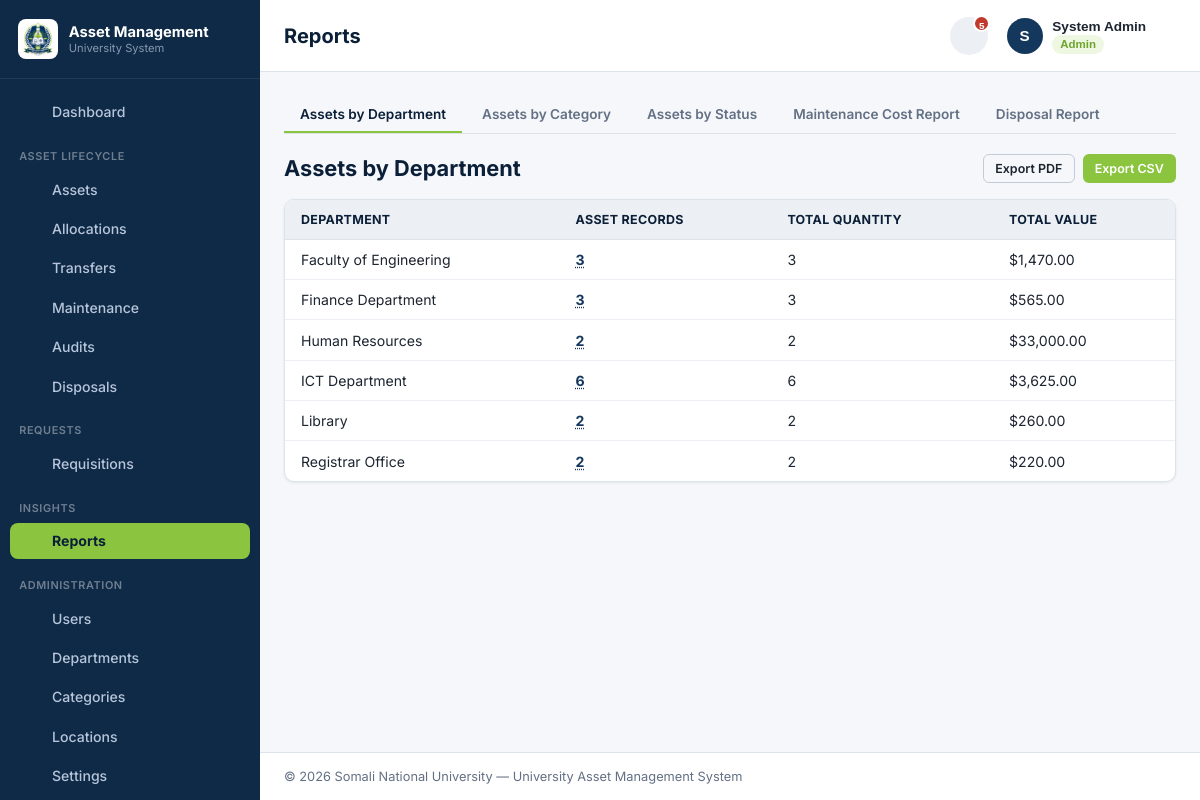
Page /modules/reports/index.php (signed in) on the committed database.
### tables this page shows
CREATE TABLE departments (
    department_id    INT AUTO_INCREMENT PRIMARY KEY,
    department_name  VARCHAR(100) NOT NULL,
    head_id           INT NULL,
    location          VARCHAR(150) NULL,
    created_at        TIMESTAMP NOT NULL DEFAULT CURRENT_TIMESTAMP,
    updated_at        TIMESTAMP NOT NULL DEFAULT CURRENT_TIMESTAMP ON UPDATE CURRENT_TIMESTAMP
);

### includes/i18n.php (called while the page is built, shortened)
<?php
function activeLanguage(): string
{
    return $GLOBALS['__lang'] ?? 'en';
}
function t(string $key): string
{
    static $strings = null;
    if ($strings === null) {
        $strings = require __DIR__ . '/i18n_strings.php';
    }
    $lang = activeLanguage();
    return $strings[$key][$lang] ?? $strings[$key]['en'] ?? $key;
}

### includes/bootstrap.php (called while the page is built, shortened)
<?php
require_once __DIR__ . '/../config/database.php';
require_once __DIR__ . '/auth.php';
require_once __DIR__ . '/functions.php';
require_once __DIR__ . '/i18n.php';
setActiveLanguage(getSetting($pdo, 'language', 'en'));

### includes/auth.php (called while the page is built, shortened)
<?php
function isLoggedIn(): bool
{
    return !empty($_SESSION['user_id']);
}
function currentUser(): ?array
{
    return [
        'user_id'        => $_SESSION['user_id'],
        'name'            => $_SESSION['name'],
        'email'            => $_SESSION['email'],
        'username'          => $_SESSION['username'] ?? null,
        'profile_picture'    => $_SESSION['profile_picture'] ?? null,
        'role_id'          => $_SESSION['role_id'],
        'role_name'         => $_SESSION['role_name'],
        'department_id'      => $_SESSION['department_id'],
        'department_name'     => $_SESSION['department_name'],
    ];
}
function hasRole(array $roles): bool
{
    return isLoggedIn() && in_array($_SESSION['role_name'], $roles, true);
}

### modules/reports/index.php (the view, shortened to what this page needs)
<?php
require_once __DIR__ . '/../../includes/bootstrap.php';
$isHead = hasRole([ROLE_HEAD]);
$deptId = $_SESSION['department_id'];
$report    = $_GET['report'] ?? 'by_department';
$rows = [];
if ($report === 'by_department') {
    $sql = "SELECT d.department_id, d.department_name, COUNT(a.asset_id) AS asset_count, COALESCE(SUM(a.quantity),0) AS total_quantity, COALESCE(SUM(a.quantity * a.purchase_cost),0) AS total_value
            FROM departments d LEFT JOIN assets a ON a.department_id = d.department_id
            " . ($isHead ? 'WHERE d.department_id = :dept' : '') . "
            GROUP BY d.department_id, d.department_name ORDER BY d.department_name";
    $stmt = $pdo->prepare($sql);
    $stmt->execute($isHead ? ['dept' => $deptId] : []);
    $rows = $stmt->fetchAll();
}
function renderAssetCountTrigger(string $modalId, int $count): string
{
    return '<button type="button" class="link-count" data-modal-target="' . e($modalId) . '">' . $count . '</button>';
}
$reportLabels = [
    'by_department'    => 'Assets by Department',
    'by_category'      => 'Assets by Category',
    'by_status'        => 'Assets by Status',
    'maintenance_cost' => 'Maintenance Cost Report',
    'disposals'         => 'Disposal Report',
];
$pageTitle  = 'Reports';
$activeMenu = 'reports';
include __DIR__ . '/../../includes/layout/header.php';
?>
<div class="tabs">
    <?php foreach ($reportLabels as $key => $label): ?>
        <a class="tab-link <?= $report === $key ? 'active' : '' ?>" style="text-decoration:none;"
           href="?report=<?= $key ?>"><?= e($label) ?></a>
    <?php endforeach; ?>
</div>
<div class="card-header">
    <h2 style="margin:0;"><?= e($reportLabels[$report]) ?></h2>
    <div class="d-flex gap-1">
        <a class="btn btn-outline btn-sm" href="<?= APP_URL ?>/modules/reports/export_pdf.php?<?= http_build_query($_GET) ?>">Export PDF</a>
        <a class="btn btn-accent btn-sm" href="<?= APP_URL ?>/modules/reports/export_csv.php?<?= http_build_query($_GET) ?>">Export CSV</a>
    </div>
</div>
<div class="table-wrap">
<table>
    <?php if ($report === 'by_department'): ?>
        <thead><tr><th>Department</th><th>Asset Records</th><th>Total Quantity</th><th>Total Value</th></tr></thead>
        <tbody>
        <?php foreach ($rows as $r): ?>
            <?php
                $deptCount = (int) $r['asset_count'];
                $deptModalId = 'assetsModal_by_department_' . $r['department_id'];
                $deptRowAttrs = $deptCount > 0 ? ' class="row-clickable" data-modal-target="' . e($deptModalId) . '"' : '';
            ?>
            <tr<?= $deptRowAttrs ?>>
                <td><?= e($r['department_name']) ?></td>
                <td><?= renderAssetCountTrigger($deptModalId, $deptCount) ?></td>
                <td><?= (int) $r['total_quantity'] ?></td>
                <td><?= formatMoney($r['total_value']) ?></td>
            </tr>
        <?php endforeach; ?>
        </tbody>
    <?php endif; ?>
</table>
</div>
<?php include __DIR__ . '/../../includes/layout/footer.php'; ?>

### includes/layout/header.php (shortened to what this page needs)
<?php
$pageTitle  = $pageTitle ?? APP_NAME;
$activeMenu = $activeMenu ?? '';
$user       = currentUser();
$uniName    = isset($pdo) ? getSetting($pdo, 'university_name', 'Somali National University') : 'Somali National University';
$theme      = isset($pdo) ? getSetting($pdo, 'theme', 'light') : 'light';
$pendingAlerts = isset($pdo) ? getPendingAlerts($pdo) : [];
$pendingAlertTotal = array_sum(array_column($pendingAlerts, 'count'));
$unreadNotificationCount = ($user && isset($pdo)) ? getUnreadNotificationCount($pdo, (int) $user['user_id']) : 0;
$bellTotal = $pendingAlertTotal + $unreadNotificationCount;
?>
<!DOCTYPE html>
<html lang="<?= e(activeLanguage()) ?>">
<head>
<link rel="stylesheet" href="<?= APP_URL ?>/static/css/style.css?v=<?= filemtime(APP_ROOT . '/static/css/style.css') ?>">
</head>
<body class="theme-<?= e($theme) ?>">
<div class="app-shell">
    <?php include __DIR__ . '/sidebar.php'; ?>
    <div class="app-main">
        <header class="topbar">
            <h1 class="page-title"><?= e($pageTitle) ?></h1>
            <div class="topbar-user">
                <div class="topbar-dropdown">
                    <button type="button" class="topbar-bell" aria-label="<?= e(t('topbar.notifications')) ?>" data-dropdown-toggle="alertsMenu">
                        <?= icon('bell') ?>
                        <?php if ($bellTotal > 0): ?><span class="topbar-bell-badge"><?= $bellTotal > 9 ? '9+' : $bellTotal ?></span><?php endif; ?>
                    </button>
                </div>
                <div class="topbar-dropdown">
                    <button type="button" class="topbar-user-btn" data-dropdown-toggle="userMenu">
                        <?php if (!empty($user['profile_picture'])): ?>
                            <img class="topbar-avatar topbar-avatar-img" src="<?= e($user['profile_picture']) ?>" alt="">
                        <?php else: ?>
                            <span class="topbar-avatar"><?= e(mb_strtoupper(mb_substr($user['name'] ?? 'A', 0, 1))) ?></span>
                        <?php endif; ?>
                        <span class="topbar-user-info">
                            <span class="topbar-user-name"><?= e($user['name'] ?? 'Account') ?></span>
                            <span class="topbar-role"><?= e($user['role_name'] ?? '') ?></span>
                        </span>
                        <span class="caret"><?= icon('chevron-down') ?></span>
                    </button>
                </div>
            </div>
        </header>
        <main class="content">

### includes/layout/sidebar.php
<?php
$role = $_SESSION['role_name'] ?? '';
$sidebarLogo = isset($pdo) ? appLogoUrl($pdo) : APP_URL . '/static/images/logo.webp';
function navItem(string $key, string $label, string $href, string $iconName, string $activeMenu): string
{
    $active = $key === $activeMenu ? ' active' : '';
    return '<a class="nav-item' . $active . '" href="' . $href . '"><span class="nav-icon">' . icon($iconName) . '</span><span class="nav-label">' . e($label) . '</span></a>';
}
?>
<aside class="sidebar" id="sidebar">
    <div class="sidebar-brand">
        <img class="brand-mark" src="<?= e($sidebarLogo) ?>" alt="<?= e($uniName ?? 'University') ?> logo">
        <span class="brand-text-group">
            <span class="brand-text"><?= e(t('brand.title')) ?></span>
            <span class="brand-subtext"><?= e(t('brand.subtitle')) ?></span>
        </span>
    </div>
    <nav class="sidebar-nav">
        <?= navItem('dashboard', t('nav.dashboard'), APP_URL . '/modules/dashboard/index.php', 'dashboard', $activeMenu) ?>
        <div class="nav-section-label"><?= e(t('nav.section.assets')) ?></div>
        <?= navItem('assets', t('nav.assets'), APP_URL . '/modules/assets/list.php', 'assets', $activeMenu) ?>
        <?= navItem('assigned', t('nav.assigned'), APP_URL . '/modules/assigned/list.php', 'allocations', $activeMenu) ?>
        <?= navItem('transfers', t('nav.transfers'), APP_URL . '/modules/transfers/list.php', 'transfers', $activeMenu) ?>
        <?= navItem('maintenance', t('nav.maintenance'), APP_URL . '/modules/maintenance/list.php', 'maintenance', $activeMenu) ?>
        <?= navItem('audits', t('nav.audits'), APP_URL . '/modules/audits/list.php', 'audits', $activeMenu) ?>
        <?= navItem('disposals', t('nav.disposals'), APP_URL . '/modules/disposals/list.php', 'disposals', $activeMenu) ?>
        <div class="nav-section-label"><?= e(t('nav.section.requests')) ?></div>
        <?= navItem('requisitions', t('nav.requisitions'), APP_URL . '/modules/requisitions/list.php', 'requisitions', $activeMenu) ?>
        <div class="nav-section-label"><?= e(t('nav.section.insights')) ?></div>
        <?= navItem('reports', t('nav.reports'), APP_URL . '/modules/reports/index.php', 'reports', $activeMenu) ?>
        <?php if ($role === ROLE_ADMIN): ?>
        <div class="nav-section-label"><?= e(t('nav.section.admin')) ?></div>
        <?= navItem('users', t('nav.users'), APP_URL . '/modules/users/list.php', 'users', $activeMenu) ?>
        <?= navItem('departments', t('nav.departments'), APP_URL . '/modules/departments/list.php', 'departments', $activeMenu) ?>
        <?= navItem('categories', t('nav.categories'), APP_URL . '/modules/categories/list.php', 'categories', $activeMenu) ?>
        <?= navItem('locations', t('nav.locations'), APP_URL . '/modules/locations/list.php', 'locations', $activeMenu) ?>
        <?= navItem('settings', t('nav.settings'), APP_URL . '/modules/settings/index.php', 'settings', $activeMenu) ?>
        <?php endif; ?>
    </nav>
</aside>

### includes/functions.php (shortened to what this page needs)
<?php
function e($value): string
{
    return htmlspecialchars((string) $value, ENT_QUOTES, 'UTF-8');
}
function formatMoney($amount): string
{
    return '$' . number_format((float) $amount, 2);
}
function icon(string $name, string $class = ''): string
{
    $path = $paths[$name] ?? '';
    return '<svg class="icon ' . e($class) . '" viewBox="0 0 24 24" fill="none" stroke="currentColor" stroke-width="1.8" stroke-linecap="round" stroke-linejoin="round" aria-hidden="true">' . $path . '</svg>';
}
function appLogoUrl(PDO $pdo): string
{
    $logoPath = getSetting($pdo, 'logo_path', '');
    return $logoPath !== '' ? $logoPath : APP_URL . '/static/images/logo.webp';
}
function getPendingAlerts(PDO $pdo): array
{
    $alerts = [];
    $isHead = hasRole([ROLE_HEAD]);
    $deptId = $_SESSION['department_id'] ?? null;
    $plural = fn (int $count) => (activeLanguage() === 'en' && $count !== 1) ? 's' : '';
    if ($isHead) {
        $stmt = $pdo->prepare(
            "SELECT COUNT(*) FROM asset_maintenance m JOIN assets a ON a.asset_id = m.asset_id
             WHERE m.status IN ('pending','in_progress') AND a.department_id = :dept"
        );
        $stmt->execute(['dept' => $deptId]);
        $maintenanceCount = (int) $stmt->fetchColumn();
    } else {
        $maintenanceCount = (int) $pdo->query("SELECT COUNT(*) FROM asset_maintenance WHERE status IN ('pending','in_progress')")->fetchColumn();
    }
    if ($maintenanceCount > 0) {
        $alerts[] = ['count' => $maintenanceCount, 'text' => $maintenanceCount . ' ' . t('alert.maintenance') . $plural($maintenanceCount), 'url' => APP_URL . '/modules/maintenance/list.php'];
    }
    if (hasRole([ROLE_ADMIN, ROLE_OFFICER, ROLE_TOPMGMT])) {
        $disposalCount = (int) $pdo->query("SELECT COUNT(*) FROM asset_disposals WHERE status = 'pending'")->fetchColumn();
        if ($disposalCount > 0) {
            $alerts[] = ['count' => $disposalCount, 'text' => $disposalCount . ' ' . t('alert.disposal') . $plural($disposalCount), 'url' => APP_URL . '/modules/disposals/list.php'];
        }
    }
    if (hasRole([ROLE_ADMIN, ROLE_OFFICER])) {
        $requisitionCount = (int) $pdo->query("SELECT COUNT(*) FROM requisitions WHERE status = 'pending'")->fetchColumn();
    } elseif ($isHead) {
        $stmt = $pdo->prepare("SELECT COUNT(*) FROM requisitions WHERE status = 'pending' AND department_id = :dept");
        $stmt->execute(['dept' => $deptId]);
        $requisitionCount = (int) $stmt->fetchColumn();
    } else {
        $requisitionCount = 0;
    }
    if ($requisitionCount > 0) {
        $alerts[] = ['count' => $requisitionCount, 'text' => $requisitionCount . ' ' . t('alert.requisition') . $plural($requisitionCount), 'url' => APP_URL . '/modules/requisitions/list.php'];
    }
    return $alerts;
}
function getUnreadNotificationCount(PDO $pdo, int $userId): int
{
    $stmt = $pdo->prepare("SELECT COUNT(*) FROM notifications WHERE user_id = :uid AND is_read = 0");
    $stmt->execute(['uid' => $userId]);
    return (int) $stmt->fetchColumn();
}
function getAllSettings(PDO $pdo): array
{
    static $settings = null;
    if ($settings === null) {
        $settings = [];
        $stmt = $pdo->query('SELECT setting_key, setting_value FROM settings');
        foreach ($stmt->fetchAll() as $row) {
            $settings[$row['setting_key']] = $row['setting_value'];
        }
    }
    return $settings;
}
function getSetting(PDO $pdo, string $key, string $default = ''): string
{
    $all = getAllSettings($pdo);
    return $all[$key] ?? $default;
}

### includes/layout/footer.php (shortened to what this page needs)
        </main>
        <footer class="app-footer">
            &copy; <?= date('Y') ?> <?= e($uniName ?? 'Somali National University') ?> — <?= e(t('footer.system_name')) ?>
        </footer>
    </div>
</div>
</body>
</html>

### rows in the picture
departments: department_name "Faculty of Engineering", count "3", total_quantity "3", total_value "$1,470.00"
departments: department_name "Finance Department", count "3", total_quantity "3", total_value "$565.00"
departments: department_name "Human Resources", count "2", total_quantity "2", total_value "$33,000.00"
departments: department_name "ICT Department", count "6", total_quantity "6", total_value "$3,625.00"
departments: department_name "Library", count "2", total_quantity "2", total_value "$260.00"
departments: department_name "Registrar Office", count "2", total_quantity "2", total_value "$220.00"

### other values in the picture
t('brand.title') "Asset Management"
t('brand.subtitle') "University System"
$label "Dashboard Assets Allocations Transfers Maintenance Audits Disposals Requisitions Reports Users Departments Categories Locations Settings"
t('nav.section.assets') "ASSET LIFECYCLE"
t('nav.section.requests') "REQUESTS"
t('nav.section.insights') "INSIGHTS"
t('nav.section.admin') "ADMINISTRATION"
$pageTitle "Reports"
$bellTotal "5"
mb_strtoupper(mb_substr($user['name'] ?? 'A', 0, 1)) "S"
$user['name'] "System Admin"
$user['role_name'] "Admin"
$label "Assets by Department"
$label "Assets by Category"
$label "Assets by Status"
